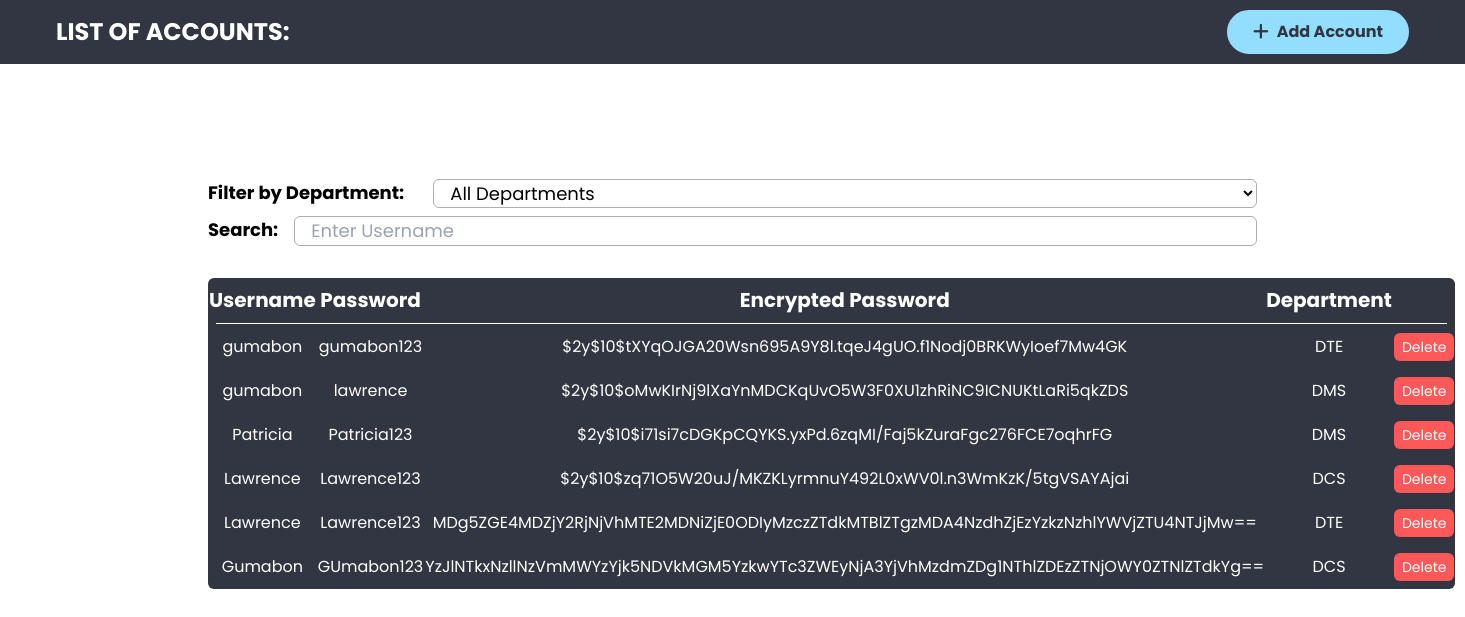
Screenshot of /accounts with the database file from the repository.
### tables this page shows
CREATE TABLE `accounts` (
  `id` int(11) NOT NULL,
  `username` varchar(255) NOT NULL,
  `password` varchar(255) NOT NULL,
  `hashedPass` varchar(255) NOT NULL,
  `department` varchar(255) NOT NULL
);

### src/Http/controllers/list.php (called while the page is built, shortened)
<?php
$db = App::resolve(Database::class);
$accounts = $db->query('SELECT * FROM accounts')->get();
require "src/views/list.view.php";

### index.php (called while the page is built, shortened)
<?php
require 'src/bootstrap.php';
$router = new \Core\Router();
$uri = parse_url($_SERVER['REQUEST_URI'])['path'];
$method = $_POST['_method'] ?? $_SERVER['REQUEST_METHOD'];
$router->route($uri, $method);

### src/Core/App.php (called while the page is built, shortened)
<?php
class App
{
    protected static $container;
    public static function setContainer($container)
    {
        static::$container = $container;
    }
    public static function container()
    {
        return static::$container;
    }
    public static function resolve($key)
    {
        return static::container()->resolve($key);
    }
}

### src/Core/Container.php (called while the page is built, shortened)
<?php
class Container
{
    protected $bindings = [];
    public function bind($key, $resolver)
    {
        $this->bindings[$key] = $resolver;
    }
    public function resolve($key)
    {
        $resolver = $this->bindings[$key];
        return call_user_func($resolver);
    }
}

### src/config.php (called while the page is built)
<?php
return [
    'database' => [
        'host' => 'localhost',
        'port' => 3307,
        'dbname' => 'passwordMatrix',
        'charset' => 'utf8mb4'
    ],
];

### src/bootstrap.php (called while the page is built, shortened)
<?php
$container = new Container();
$container->bind('Core\Database', function () {
    $config = require('src\config.php');
    return new Database($config['database']);
});

### src/Core/Database.php (called while the page is built, shortened)
<?php
class Database
{
    public $connection;
    public $statement;
    public function __construct($config, $username = 'root', $password = '')
    {
        $dsn = 'mysql:' . http_build_query($config, '', ';');
        $this->connection = new PDO($dsn, $username, $password, [
            PDO::ATTR_DEFAULT_FETCH_MODE => PDO::FETCH_ASSOC
        ]);
    }
    public function query($query, $params = [])
    {
        $this->statement = $this->connection->prepare($query);
        $this->statement->execute($params);
        return $this;
    }
    public function get()
    {
        return $this->statement->fetchAll();
    }
}

### src/views/list.view.php (the view, shortened to what this page needs)
<!DOCTYPE html>
<html lang="en">
<head>
    <link rel="stylesheet" href="src\views\css\output.css" />
    <link rel="stylesheet" href="https://cdnjs.cloudflare.com/ajax/libs/font-awesome/6.4.2/css/all.min.css" />
</head>
<body class="font-[Poppins]">
    <div class="h-16 w-full bg-[#323643] flex items-center justify-between px-2 md:px-14">
        <h2 class="text-white text-lg md:text-2xl font-bold">LIST OF ACCOUNTS:</h2>
        <a href="/" class="bg-[#93DEFF] text-[#323643] font-bold py-2 px-6 rounded-full border-2 border-[#93DEFF] hover:bg-transparent hover:text-white duration-300 flex items-center justify-center gap-2"><i class="fa-solid fa-plus text-lg"></i><span>Add Account</span></a>
    </div>
    <main class="-mt-16 flex flex-col min-h-screen justify-center m-auto px-4 lg:px-52">
        <div class="w-full">
            <div class="w-full flex flex-col gap-2">
                <div class="flex flex-col md:flex-row justify-between">
                    <h2 class="text-lg font-bold w-72">Filter by Department: </h2>
                    <select name="searchDepartment" id="department" class="w-full outline-none border-[1px] border-[#00000050] rounded-md bg-transparent text-lg pl-3">
                        <option value="None">All Departments</option>
                    </select>
                </div>
                <div class="flex flex-col md:flex-row justify-between md:gap-4">
                    <h2 class="text-lg font-bold">Search: </h2>
                    <input type="text" name="searchUser" id="searchUser" class="w-full outline-none border-[1px] border-[#00000050] rounded-md bg-transparent text-lg pl-4" placeholder="Enter Username">
                </div>
            </div>
        </div>
        <div class="my-4">
            <div class="my-4 ">
                <table class="bg-[#323643] text-white w-full rounded-md text-center px-4">
                    <tr class="text-xl">
                        <th class="py-2">Username</th>
                        <th class="py-2">Password</th>
                        <th class="py-2 hidden lg:block">Encrypted Password</th>
                        <th class="py-2 ">Department</th>
                        <th class="py-2 hidden md:block"></th>
                    </tr>
                    <tr>
                        <td colspan="5" class="px-2">
                            <div class="bg-white h-[1px] border-none"></div>
                        </td>
                    </tr>
                    <?php foreach ($accounts as $account) : ?>
                        <tr>
                            <td class="py-2 usernames"><?= $account['username'] ?></td>
                            <td class="py-2"><?= $account['password'] ?></td>
                            <td class="py-2 hidden lg:block"><?= $account['hashedPass'] ?></td>
                            <td class="py-2 department "><?= $account['department'] ?></td>
                            <td class="py-2 hidden md:block ">
                                <form action="" method="POST">
                                    <button class="bg-[#FF5858] py-1 px-2 rounded-md text-sm">Delete</button>
                                </form>
                            </td>
                        </tr>
                    <?php endforeach; ?>
                </table>
            </div>
        </div>
    </main>
</body>
</html>

### src/Core/Router.php (shortened to what this page needs)
<?php
class Router
{
    public $routes = [];
    public function add($method, $uri, $controller)
    {
        $this->routes[] = [
            'uri' => $uri,
            'controller' => $controller,
            'method' => $method,
            'middleware' => null
        ];
        return $this;
    }
    public function route($uri, $method)
    {
        foreach ($this->routes  as $route) {
            if ($route['uri'] === $uri && $route['method'] === strtoupper($method)) {
                return require($route['controller']);
            }
        }
    }
}

### rows the page displays
accounts: username "gumabon", password "gumabon123", hashedPass "$2y$10$tXYqOJGA20Wsn695A9Y8l.tqeJ4gUO.f1Nodj0BRKWyIoef7Mw4GK", department "DTE"
accounts: username "gumabon", password "lawrence", hashedPass "$2y$10$oMwKIrNj9lXaYnMDCKqUvO5W3F0XU1zhRiNC9ICNUKtLaRi5qkZDS", department "DMS"
accounts: username "Patricia", password "Patricia123", hashedPass "$2y$10$i71si7cDGKpCQYKS.yxPd.6zqMI/Faj5kZuraFgc276FCE7oqhrFG", department "DMS"
accounts: username "Lawrence", password "Lawrence123", hashedPass "$2y$10$zq71O5W20uJ/MKZKLyrmnuY492L0xWV0l.n3WmKzK/5tgVSAYAjai", department "DCS"
accounts: username "Lawrence", password "Lawrence123", hashedPass "MDg5ZGE4MDZjY2RjNjVhMTE2MDNiZjE0ODIyMzczZTdkMTBlZTgzMDA4NzdhZjEzYzkzNzhlYWVjZTU4NTJjMw==", department "DTE"
accounts: username "Gumabon", password "GUmabon123", hashedPass "YzJlNTkxNzllNzVmMWYzYjk5NDVkMGM5YzkwYTc3ZWEyNjA3YjVhMzdmZDg1NThlZDEzZTNjOWY0ZTNlZTdkYg==", department "DCS"
